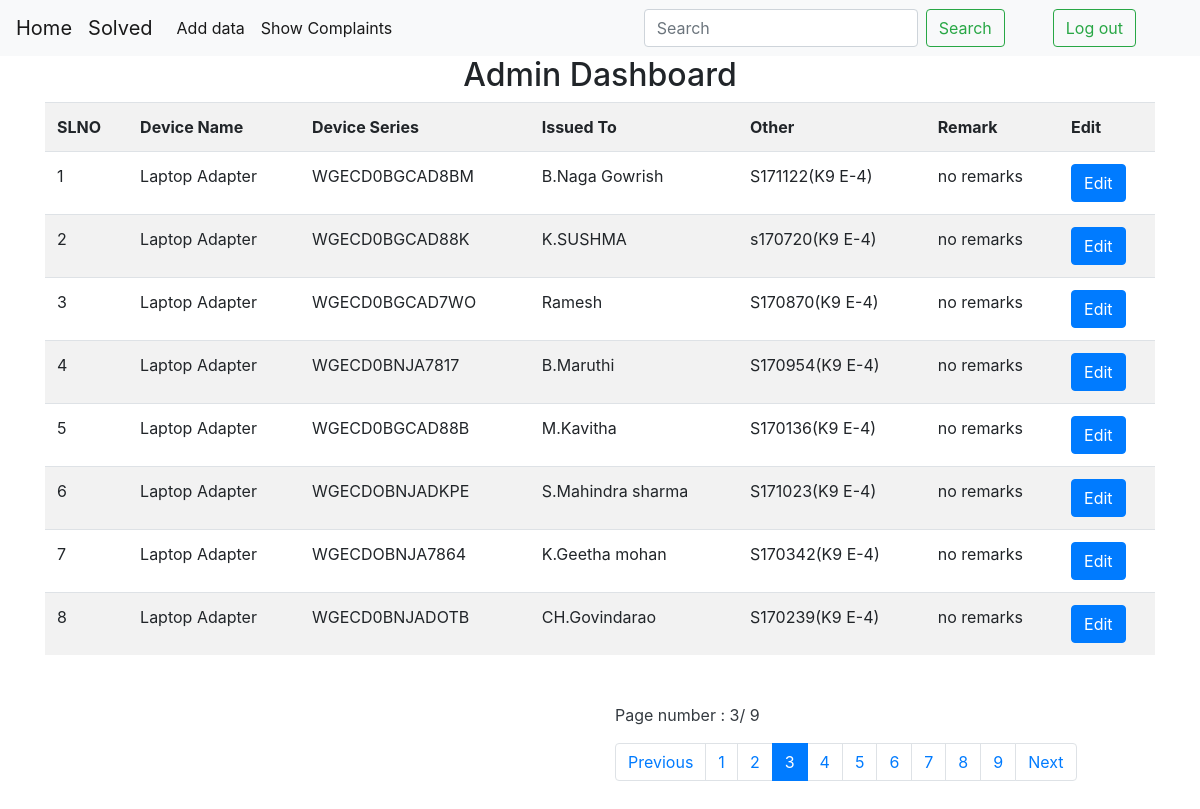
The page /dashboard/?page=3 on the database its author committed.
### itapp/models.py (models this page shows)
class Itdb(models.Model):
	Device_Name = models.CharField(max_length = 100 , blank = True)
	Device_Serial = models.CharField(max_length = 100 , blank = True)
	Issued_To = models.CharField(max_length = 100 , blank = True)
	other = models.TextField(default = "no remarks")
	Remarks  = models.TextField(default = "no remarks")

### itapp/views.py (the view)
# urls.py: path("dashboard/" , views.admin_dashboard , name = "dashboard"),
def admin_dashboard(request):
	if 'q' in request.GET:
		q= request.GET['q']
		multiple_q = Q(Q(Device_Name__icontains =q) | Q(Device_Serial__icontains =q) |  Q(Issued_To__icontains =q) | Q(other__icontains =q))
		data =Itdb.objects.filter(multiple_q)
		context = {
			'data': data,
		}
		return render(request , 'admin_dashboard.html' , context)
	else:
		dobj = Itdb.objects.all()
		p = Paginator(dobj , 8 )
		page_num = request.GET.get('page' ,1)
		page = p.page(page_num)
		try:
			page = p.page(page_num)
		except EmptyPage:
			page = p.page(1)
		context = {
			'data': page,
		}
		return render(request , 'admin_dashboard.html' , context)

### itapp/templates/admin_dashboard.html (shortened to what this page needs)
{%load static%}
<!DOCTYPE html>
<html><head>
    <link rel="stylesheet" href="https://cdn.jsdelivr.net/npm/bootstrap@4.3.1/dist/css/bootstrap.min.css">
</head>
<body>
<nav class="navbar navbar-expand-lg navbar-light bg-light">
  <a class="navbar-brand" href="{% url 'dashboard' %}">Home</a>
  <a class="navbar-brand" href="{% url 'show_solved' %}">Solved</a>
  <div class="collapse navbar-collapse" id="navbarSupportedContent">
    <ul class="navbar-nav mr-auto">
      <li class="nav-item active">
        <a class="nav-link" href="{%url 'add_data'%}">Add data <span class="sr-only">(current)</span></a>
      </li>
      <li class="nav-item active">
        <a class="nav-link" href="{%url 'show_complaints'%}"> Show Complaints</a>
      </li>
    </ul>
    <form class="form-inline my-2 my-lg-0">
      <input class="form-control mr-sm-2" name = "q" type="search" placeholder="Search" aria-label="Search">
      <button class="btn btn-outline-success my-2 my-sm-0" type="submit">Search</button>
    </form>
     <div class="form-inline my-2 my-lg-0 mx-5">
      <a class="btn btn-outline-success my-2 my-sm-0 " href="{%url 'logout'%}">Log out</a>
    </div>
  </div>
</nav>
<div class="container">
 <center> <h2> Admin Dashboard</center>
<table class="table table-striped">
      <tbody><tr>
        <th>
          SLNO
        </th>
        <th>
          Device Name
        </th>
      <th>
      Device Series
      </th>
      <th>
        Issued To
      </th>
      <th>
        Other
      </th>
        <th>
       Remark
      </th>
        <th>
      Edit
      </th>
    </tr>
      {% for x in data%}
      <tr>
        <td>  {{forloop.counter}} </td>
        <td> {{x.Device_Name}} </td>
        <td > {{x.Device_Serial}} </td>
        <td> {{x.Issued_To}} </td>
        <td> {{x.other}}</td>
        <td>{{x.Remarks}}</td>
        <td>
       <a href="#exampleModalLong-{{forloop.counter}}" type="submit" class="btn btn-primary" data-toggle="modal" data-target="#exampleModalLong-{{forloop.counter}} ">
        Edit
      </a>
      </td> </tr>
      {% endfor %}
    </tbody></table>
</div>
<div class="continer ">
  <div class="row my-5  ">
    <div class="col-md-6 offset-md-6 text-dark">
      <p> Page number : {{data.number}}/ {{data.paginator.num_pages}} </p>
<nav aria-label="...">
  <ul class="pagination">
    <li class="page-item">
      {% if data.has_previous%}
      <a class="page-link"
      href="{%url 'dashboard' %}?page={{data.previous_page_number}}"  >Previous</a>
      {%endif%}
    </li>
    {%for num_page in data.paginator.page_range %}
    <br>
    {%if data.number == num_page%}
    <li class="page-item active" aria-current="page">
      <a class="page-link" href="{%url 'dashboard' %}?page={{num_page}}">{{num_page}}</a>
    </li>
    {%else%}
     <li class="page-item " aria-current="page">
      <a class="page-link" href="{%url 'dashboard' %}?page={{num_page}}">{{num_page}}</a>
    </li>
    {%endif%}
    <br>
    {%endfor%}
    <li class="page-item">
      {% if data.has_next%}
      <a class="page-link" href="{%url 'dashboard'%}?page={{data.next_page_number}}">Next</a>
      {%endif%}
    </li>
  </ul>
</nav>
    </div>
  </div>
</div>
</body>
</html>

### rows shown on the page
Itdb: Device_Name "Laptop Adapter", Device_Serial "WGECD0BGCAD8BM", Issued_To "B.Naga Gowrish", other "S171122(K9 E-4)", Remarks "no remarks"
Itdb: Device_Name "Laptop Adapter", Device_Serial "WGECD0BGCAD88K", Issued_To "K.SUSHMA", other "s170720(K9 E-4)", Remarks "no remarks"
Itdb: Device_Name "Laptop Adapter", Device_Serial "WGECD0BGCAD7WO", Issued_To "Ramesh", other "S170870(K9 E-4)", Remarks "no remarks"
Itdb: Device_Name "Laptop Adapter", Device_Serial "WGECD0BNJA7817", Issued_To "B.Maruthi", other "S170954(K9 E-4)", Remarks "no remarks"
Itdb: Device_Name "Laptop Adapter", Device_Serial "WGECD0BGCAD88B", Issued_To "M.Kavitha", other "S170136(K9 E-4)", Remarks "no remarks"
Itdb: Device_Name "Laptop Adapter", Device_Serial "WGECDOBNJADKPE", Issued_To "S.Mahindra sharma", other "S171023(K9 E-4)", Remarks "no remarks"
Itdb: Device_Name "Laptop Adapter", Device_Serial "WGECDOBNJA7864", Issued_To "K.Geetha mohan", other "S170342(K9 E-4)", Remarks "no remarks"
Itdb: Device_Name "Laptop Adapter", Device_Serial "WGECD0BNJADOTB", Issued_To "CH.Govindarao", other "S170239(K9 E-4)", Remarks "no remarks"

### other values the page prints
{{ data.number }} "3"
{{ data.paginator.num_pages }} "9"
{{ num_page }} "1" "2" "4" "5" "6" "7" "8" "9"
{{ num_page }} "3"
